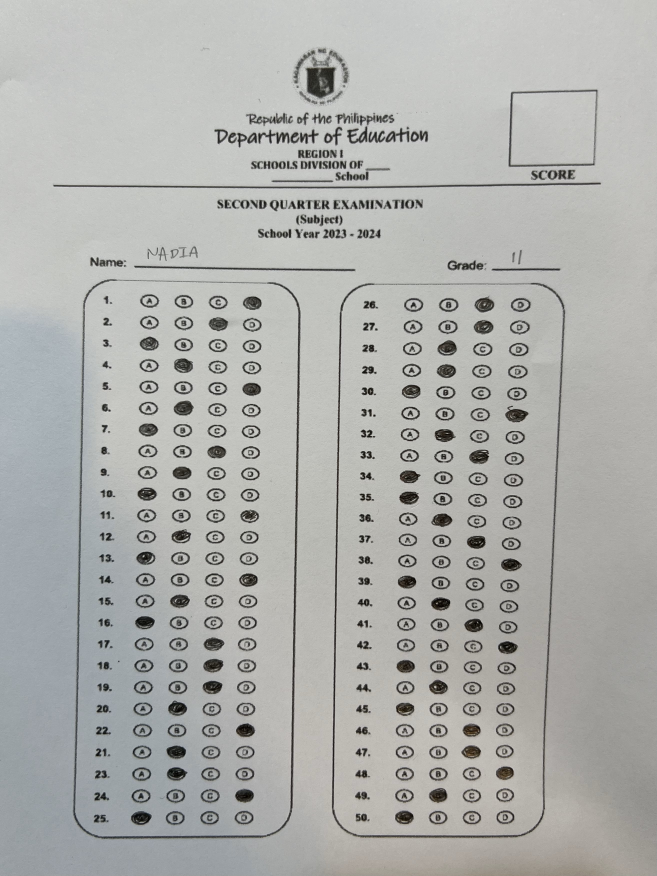
#> input picture 1.jpg, 2627 x 3503 px, given in place of the camera (shown at 1/4 size)
$ python Main.py
#> lines starting #> are read from the running program, lines starting #| are printed output that depends on the picture; after the words box and inside, x2 and y2 are one past the last pixel; in counts of white or black regions, pixels touching at a corner belong together
### utils.py
import cv2
import numpy as np

import cv2
import numpy as np

def stackImages(scale, imgArray, labels=[]):
    rows = len(imgArray)
    cols = len(imgArray[0])
    rowsAvailable = isinstance(imgArray[0], list)
    width = imgArray[0][0].shape[1]
    height = imgArray[0][0].shape[0]
    if rowsAvailable:
        for x in range(0, rows):
            for y in range(0, cols):
                if imgArray[x][y].shape[:2] == imgArray[0][0].shape[:2]:
                    imgArray[x][y] = cv2.resize(imgArray[x][y], (0, 0), None, scale, scale)
                else:
                    imgArray[x][y] = cv2.resize(imgArray[x][y], (imgArray[0][0].shape[1], imgArray[0][0].shape[0]), None, scale, scale)
                if len(imgArray[x][y].shape) == 2:
                    imgArray[x][y] = cv2.cvtColor(imgArray[x][y], cv2.COLOR_GRAY2BGR)
        imageBlank = np.zeros((height, width, 3), np.uint8)
        hor = [imageBlank] * rows
        for x in range(0, rows):
            hor[x] = np.hstack(imgArray[x])
        ver = np.vstack(hor)
    else:
        for x in range(0, rows):
            if imgArray[x].shape[:2] == imgArray[0].shape[:2]:
                imgArray[x] = cv2.resize(imgArray[x], (0, 0), None, scale, scale)
            else:
                imgArray[x] = cv2.resize(imgArray[x], (imgArray[0].shape[1], imgArray[0].shape[0]), None, scale, scale)
            if len(imgArray[x].shape) == 2:
                imgArray[x] = cv2.cvtColor(imgArray[x], cv2.COLOR_GRAY2BGR)
        hor = np.hstack(imgArray)
        ver = hor

    if len(labels) != 0:
        eachImgWidth = int(ver.shape[1] / cols)
        eachImgHeight = int(ver.shape[0] / rows)
        for d in range(0, rows):
            for c in range(0, cols):
                if labels[d][c] != "":
                    cv2.rectangle(ver, (c * eachImgWidth, eachImgHeight * d),
                                  (c * eachImgWidth + len(labels[d][c]) * 13 + 27, 30 + eachImgHeight * d),
                                  (0, 255, 0), cv2.FILLED)
                    cv2.putText(ver, labels[d][c],
                                (eachImgWidth * c + 10, eachImgHeight * d + 20),
                                cv2.FONT_HERSHEY_SIMPLEX, 0.7,
                                (0, 0, 0), 2)

    return ver


def recContour(contours):
    recCon = []
    for i in contours:
        area = cv2.contourArea(i)
        # print(f"area: {area}")
        if area > 50:
            ##---- i = given contour ----##
            peri = cv2.arcLength(i, True) ##---- Total length ----##
            approx = cv2.approxPolyDP(i, 0.02*peri,True)
            # print(f"Corner Points: {approx}")
            if len(approx) == 4:
                recCon.append(i)

    # print(f"Rectangle Corner Contour Area: {recCon}")
    recCon = sorted(recCon, key=cv2.contourArea, reverse=True) ##---- Sorting from the biggest to smallest rectangle ----##

    return recCon

def getCornerPoints(cont):
    peri = cv2.arcLength(cont, True)  ##---- Total length ----##
    approx = cv2.approxPolyDP(cont, 0.02 * peri, True)

    return approx

# [43 lines left out: functions reorder, splitBoxes, showAnswers, not called in this run]

### Main.py
import cv2
import numpy as np
import utils

################
path = "1 (5).png"
widthImg = 700
heightImg = 700
questions = 5
choices = 4
ans = [1, 2, 0, 2, 1]
webcamFeed = True
camNum = 0
################

cap = cv2.VideoCapture(camNum)
cap.set(10, 150) # Brightness setting

while True:
    if webcamFeed:
        success, img = cap.read()
#> img is the input picture: shape (3503, 2627, 3); mean B, G, R 172, 174.8, 173.8
    else:
        img = cv2.imread(path)

    # PREPROCESSING
    img = cv2.resize(img, (widthImg, heightImg))
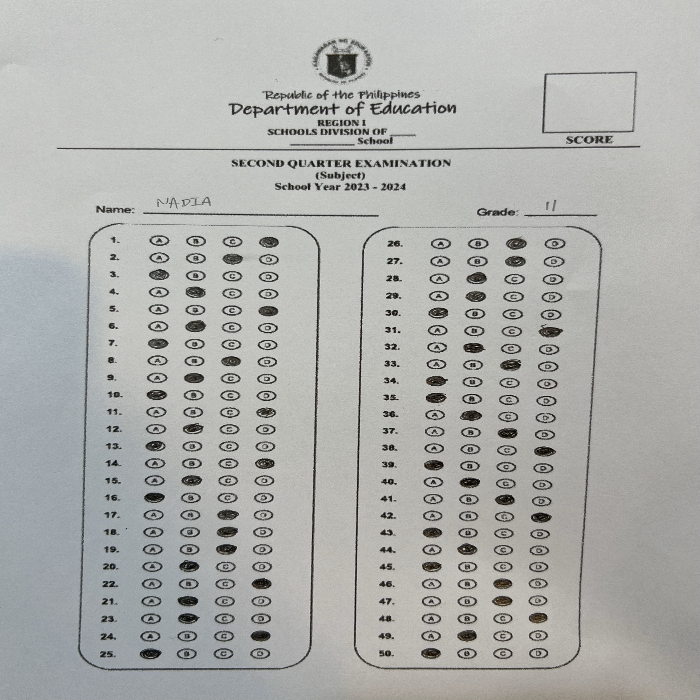
#> img: shape (700, 700, 3); mean B, G, R 171.9, 174.7, 173.7
    imgContours = img.copy()
    imgFinal = img.copy()
    imgBiggestContours = img.copy()
    imgGray = cv2.cvtColor(img, cv2.COLOR_BGR2GRAY)
    imgBlur = cv2.GaussianBlur(imgGray, (5, 5), 1)
    imgCanny = cv2.Canny(imgBlur, 10, 50)
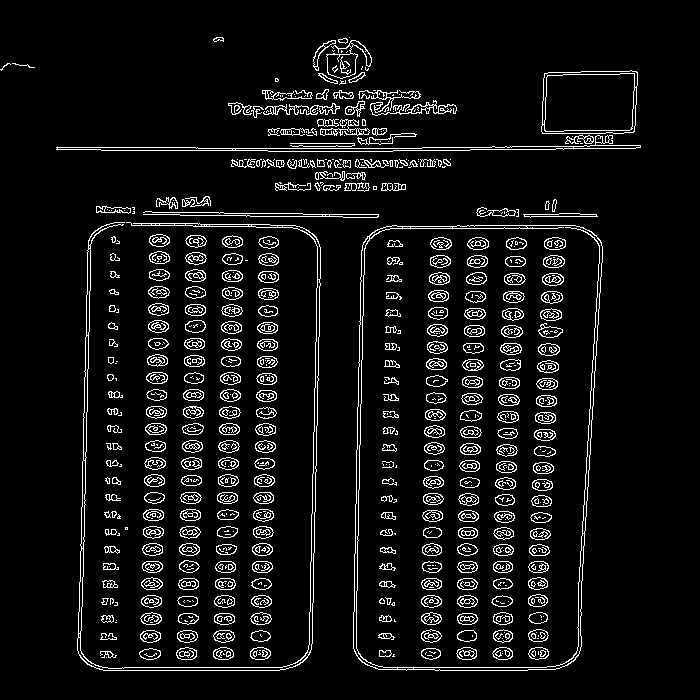
#> imgCanny: shape (700, 700); 6.9% white in thin lines or dots, all inside (x1, y1, x2, y2) = (0, 37, 641, 671)

    try:
        # FIND ALL CONTOURS
        contours, hierarchy = cv2.findContours(imgCanny, cv2.RETR_EXTERNAL, cv2.CHAIN_APPROX_NONE)
#> contours = 271 contours, 96 with area under 20; largest, box (x1, y1, x2, y2) and area: (353, 225, 603, 671) 102911, (541, 70, 638, 134) 5720, (77, 222, 321, 671) 3481, (56, 135, 641, 152) 1606, (326, 40, 372, 79) 788
        cv2.drawContours(imgContours, contours, -1, (0, 255, 0), 2)
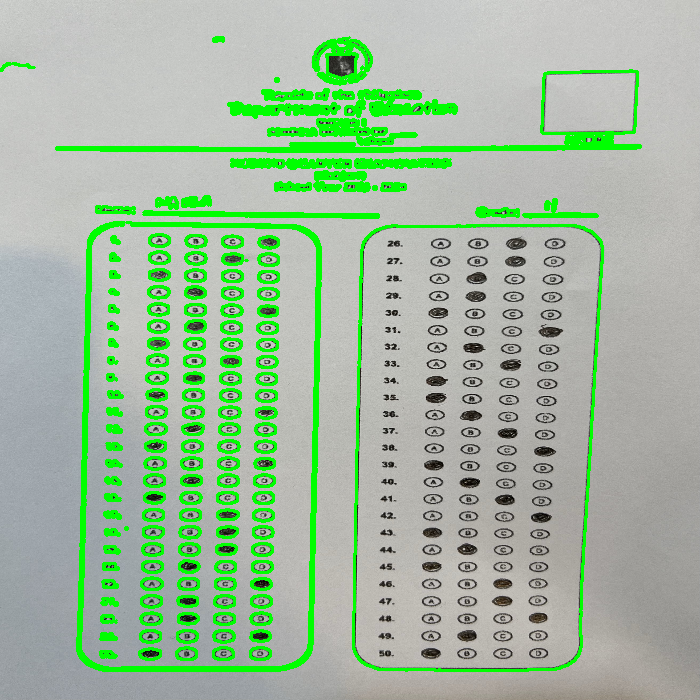
#> imgContours: shape (700, 700, 3); 10.42% of pixels changed, all inside (x1, y1, x2, y2) = (0, 36, 642, 672)

        # FIND RECTANGLES
        recCon = utils.recContour(contours)
#> the loop in recContour, `for i in contours:` made 271 passes
#> (area, peri) on passes 3, 4, 5, 6, 8, 9, 10, 11, 14, 15, 16, 17: (177.5, 55.21), (200.5, 55.21), (200, 55.8), (198.5, 56.38), (165, 52.63), (199.5, 57.21), (197, 55.8), (196.5, 55.21), (67.5, 39.21), (190, 54.97), (174, 53.8), (191.5, 56.04)
#> area on passes 2, 21, 42, 49, 55, 60: 33.5, 25.5, 38.5, 20.5, 49, 38.5
#> after the loop in recContour, `for i in contours:`: recCon = 2 contours; box (x1, y1, x2, y2) and area: (353, 225, 603, 671) 102911, (541, 70, 638, 134) 5720
        biggestContour = utils.getCornerPoints(recCon[0])
#> in getCornerPoints, `peri = cv2.arcLength(cont, True)`: peri = 1340.9
#> in getCornerPoints, `approx = cv2.approxPolyDP(cont, 0.02 * peri, True)`: approx = [[377, 229], [354, 651], [567, 665], [601, 242]]
#> biggestContour = [[377, 229], [354, 651], [567, 665], [601, 242]]
        gradePoints = utils.getCornerPoints(recCon[2])

        if biggestContour.size != 0 and gradePoints.size != 0:
            cv2.drawContours(imgBiggestContours, biggestContour, -1, (0, 255, 255), 10)
            cv2.drawContours(imgBiggestContours, gradePoints, -1, (0, 0, 255), 10)

            biggestContour = utils.reorder(biggestContour)
            gradePoints = utils.reorder(gradePoints)

            # What is the purpose of this ? Is it for transformation ? For what ?
            pt1 = np.float32(biggestContour)
            pt2 = np.float32([[0, 0], [widthImg, 0], [0, heightImg], [widthImg, heightImg]])
            matrix = cv2.getPerspectiveTransform(pt1, pt2)
            imgWarpColored = cv2.warpPerspective(img, matrix, (widthImg, heightImg))

            ptG1 = np.float32(gradePoints)
            ptG2 = np.float32([[0, 0], [325, 0], [0, 150], [325, 150]])
            matrixG = cv2.getPerspectiveTransform(ptG1, ptG2)
            imgGradeDisplay = cv2.warpPerspective(img, matrixG, (325, 150))

            # APPLY THRESHOLD
            imgWarpGray = cv2.cvtColor(imgWarpColored, cv2.COLOR_BGR2GRAY)
            imgThre = cv2.threshold(imgWarpGray, 150, 255, cv2.THRESH_BINARY_INV)[1]

            boxes = utils.splitBoxes(imgThre)

            # ---- GETTING NO ZERO PIXEL VALUES OF EACH BOX ----#
            # Free space to store and be ready for the information
            myPixelValue = np.zeros((questions, choices))
            countCol = 0
            countRow = 0
            # print(f"Original list of the matrix: {myPixelValue}")

            for image in boxes:
                totalPixels = cv2.countNonZero(
                    image)  # Image = Matrices in numerical numbers of black and white - totalPixels = Excluded parts (White)
                myPixelValue[countRow][countCol] = totalPixels  # Location; start with myPixelValue[0][0] = 2199
                # print(f"totalPixels: {totalPixels},  myPixelValue: {myPixelValue}")
                countCol += 1  # After you place the number inside 1st row and column = increment countCol as 1
                if (countCol == choices): countRow += 1;countCol = 0
                # print(myPixelValue)

            # FINDING INDEX VALUES OF THE MARKINGS
            myIndex = []
            for x in range(0, questions):
                array = myPixelValue[x]
                # print(f"Array: {array}")
                myIndexValue = np.where(array == np.amax(array))
                # print(myIndexValue[0])
                myIndex.append(myIndexValue[0][0])
            # print(myIndex)

            # GRADING
            grading = []
            for x in range(0, questions):
                if ans[x] == myIndex[x]:
                    grading.append(1)
                else:
                    grading.append(0)
            # print(grading)
            score = (sum(grading) / questions) * 100  # FINAL GRADE
            print(score)

            # DISPLAYING ANSWERS
            imgResult = imgWarpColored.copy()
            imgResult = utils.showAnswers(imgResult, myIndex, grading, ans, questions, choices)
            imgRawDrawing = np.zeros_like(imgWarpColored)
            imgRawDrawing = utils.showAnswers(imgRawDrawing, myIndex, grading, ans, questions, choices)
            invMatrix = cv2.getPerspectiveTransform(pt2, pt1)
            imgInvWarp = cv2.warpPerspective(imgRawDrawing, invMatrix, (widthImg, heightImg))

            imgRawGrade = np.zeros_like(imgGradeDisplay)
            cv2.putText(imgRawGrade, str(int(score)) + '%', (50, 100), cv2.FONT_HERSHEY_SCRIPT_SIMPLEX, 3,
                        (0, 255, 255), 3)

            invMatrixG = cv2.getPerspectiveTransform(ptG2, ptG1)
            imgInvGrade = cv2.warpPerspective(imgRawGrade, invMatrixG, (widthImg, heightImg))

            imgFinal = cv2.addWeighted(imgFinal, 1, imgInvWarp, 1, 0)
            imgFinal = cv2.addWeighted(imgFinal, 1, imgInvGrade, 1, 1)

        imgBlank = np.zeros_like(img)
        imgArray = ([img, imgGray, imgBlur, imgCanny], [imgContours, imgBiggestContours, imgWarpColored, imgThre],
                    [imgResult, imgRawDrawing, imgInvWarp, imgFinal])
    except:
        imgBlank = np.zeros_like(img)
        imgArray = ([img, imgGray, imgBlur, imgCanny], [imgBlank, imgBlank, imgBlank, imgBlank],
                    [imgBlank, imgBlank, imgBlank, imgBlank])

    labels = [["Original", "Gray", "Blur", "Canny"], ["Contours", "Biggest Con", "Warp", "Threshold"],
              ["Result", "Raw Drawing", "Inv Warp", "Final"]]

    imgStacked = utils.stackImages(0.3, imgArray, labels)
#> in stackImages, `rows = len(imgArray)`: rows = 3
#> in stackImages, `cols = len(imgArray[0])`: cols = 4
#> in stackImages, `rowsAvailable = isinstance(imgArray[0], list)`: rowsAvailable = True
#> in stackImages, `hor = [imageBlank] * rows`: hor = 3 items
#> in stackImages, `ver = np.vstack(hor)`:
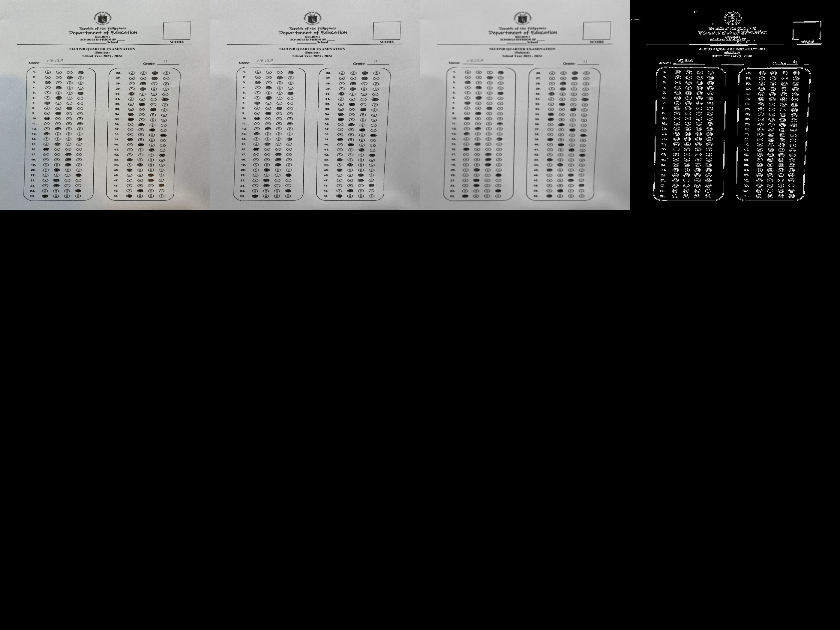
#> ver: shape (630, 840, 3); mean of channels 0, 1, 2 44.8, 45, 44.9; drawn as B, G, R
#> in stackImages, `eachImgWidth = int(ver.shape[1] / cols)`: eachImgWidth = 210
#> after the loop in stackImages, `for d in range(0, rows):`:
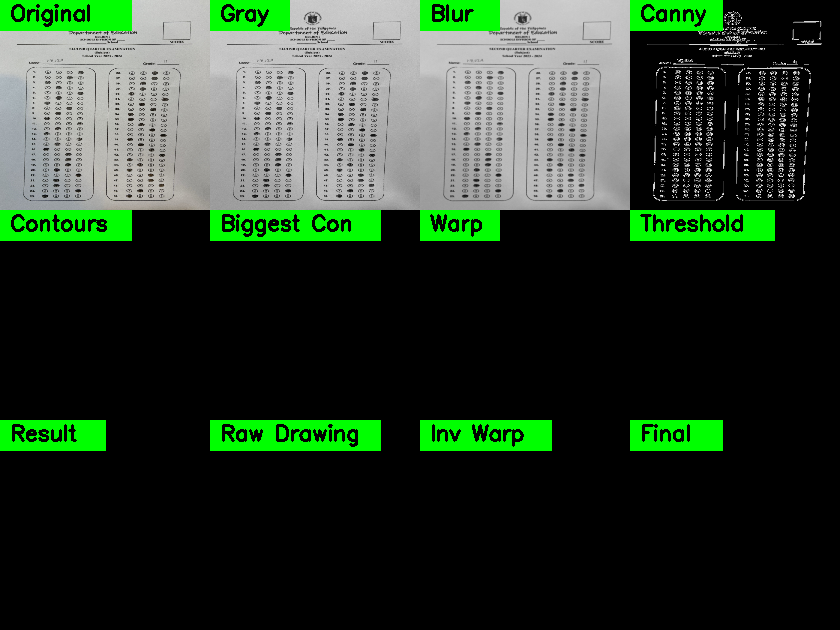
#> ver: shape (630, 840, 3); 7.17% of pixels changed, all inside (x1, y1, x2, y2) = (0, 0, 775, 451); drawn as B, G, R

    cv2.imshow("Stacked Images", imgStacked)
    if cv2.waitKey(1) & ord('s'):
#> (key q is pressed here)
        cv2.imwrite("FinalResult.jpg", imgFinal)
        cv2.waitKey(300)
    if cv2.waitKey(1) & 0xff ==ord('q'):
#> (key q is pressed here)
        break
